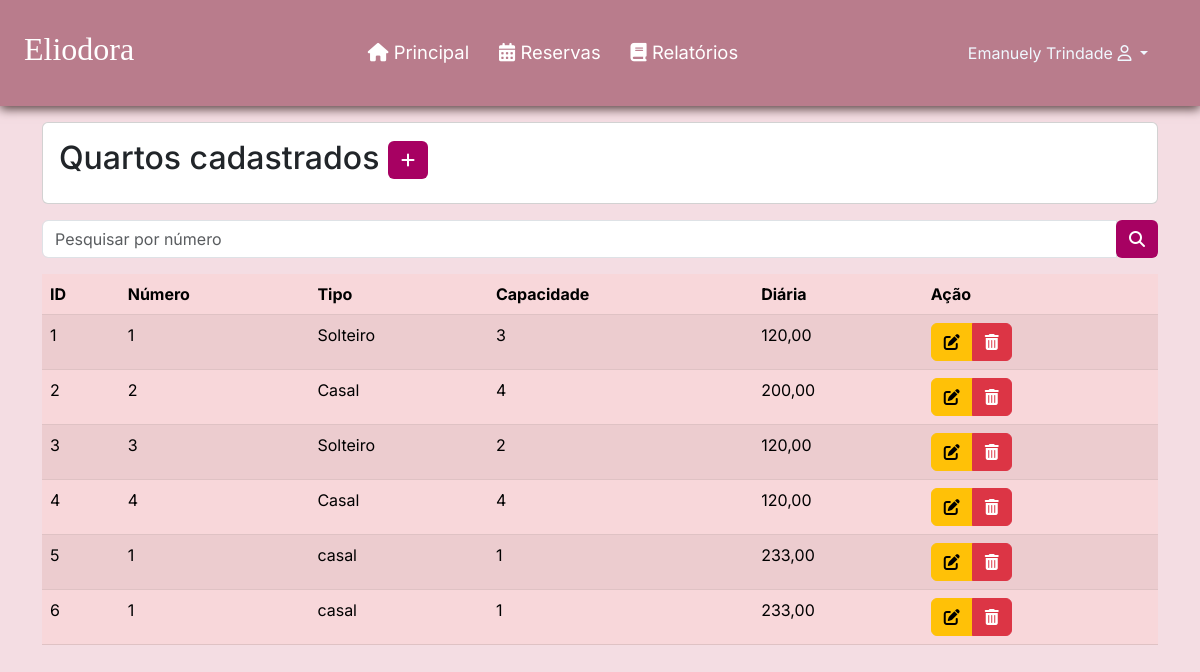
The page /listarQuarto.php (signed in) on the database its author committed.
### tables this page shows
CREATE TABLE `quarto` (
  `id` int(11) NOT NULL,
  `status` varchar(3) NOT NULL,
  `numero` int(11) NOT NULL,
  `tipo` varchar(8) NOT NULL,
  `capacidade` int(45) NOT NULL,
  `valorDiaria` double(11,2) NOT NULL
);

### listarQuarto.php (the view, shortened to what this page needs)
<?php
require_once("conexao.php");
$V_WHERE = " ";
$sql = "SELECT * FROM quarto
        WHERE 1 = 1 " . $V_WHERE;
$resultado = mysqli_query($conexao, $sql);
?>
<?php require_once("cabecalho.php"); ?>
<div class="container">
<div class="card mt-3 mb-3">
  <div class="card-body">
    <h2 class="card-title">Quartos cadastrados
      <a href="cadastrarQuarto.php" class="btn btn-sn" style="background-color: #a70162; color: #fff;"><i
          class="fa-solid fa-plus"></i>
      </a>
    </h2>
  </div>
</div>
<form method="post">
  <div class="input-group mb-3">
    <input type="text" name="numero" id="numero" class="form-control" placeholder="Pesquisar por número"
      aria-label="Recipient's username" aria-describedby="basic-addon2">
    <div class="input-group-append">
      <button name="pesquisar" class="btn" style="background-color: #a70162; color: #fff;" type="submit"><i
          class="fa-solid fa-magnifying-glass"></i> </button>
</form>
</div>
<div class="table-responsive">
<table class="table table-danger table-striped">
  <thead>
    <tr>
      <th scope="col">ID</th>
      <th scope="col">Número</th>
      <th scope="col">Tipo</th>
      <th scope="col">Capacidade</th>
      <th scope="col">Diária</th>
      <th scope="col">Ação</th>
    </tr>
  </thead>
  <tbody>
    <?php while ($linha = mysqli_fetch_array($resultado)) { ?>
      <tr>
        <td>
          <?= $linha['id'] ?>
        <td>
          <?= $linha['numero'] ?>
        </td>
        <td>
          <?= $linha['tipo'] ?>
        </td>
        <td>
          <?= $linha['capacidade'] ?>
        </td>
        <td>
            <?= number_format($linha['valorDiaria'], 2, ',', '.') ?>
          </td>
        <td>
      <div class="btn-group">
          <a href="alterarQuarto.php?id=<?= $linha['id'] ?>" class="btn btn-warning">
            <i class="fa-solid fa-pen-to-square"></i>
          </a>
          <a href="listarQuarto.php?id=<?= $linha['id'] ?>" class="btn btn-danger"
            onclick="return confirm('Confirma exclusão')">
            <i class="fa-solid fa-trash-can"></i>
          </a>
          </div>
        </td>
      </tr>
    <?php } ?>
  </tbody>
</table>
</div>
</body>
</html>

### css/style.css (style rules this page uses)
* { padding: 0; margin: 0; font-family: 'Inter', sans-serif; }
body { background-color: #f4dde3; }

### rows shown on the page
quarto: id "1", numero "1", tipo "Solteiro", capacidade "3", valorDiaria "120,00"
quarto: id "2", numero "2", tipo "Casal", capacidade "4", valorDiaria "200,00"
quarto: id "3", numero "3", tipo "Solteiro", capacidade "2", valorDiaria "120,00"
quarto: id "4", numero "4", tipo "Casal", capacidade "4", valorDiaria "120,00"
quarto: id "5", numero "1", tipo "casal", capacidade "1", valorDiaria "233,00"
quarto: id "6", numero "1", tipo "casal", capacidade "1", valorDiaria "233,00"

### other values the page prints
$_SESSION['nome'] "Emanuely Trindade"
